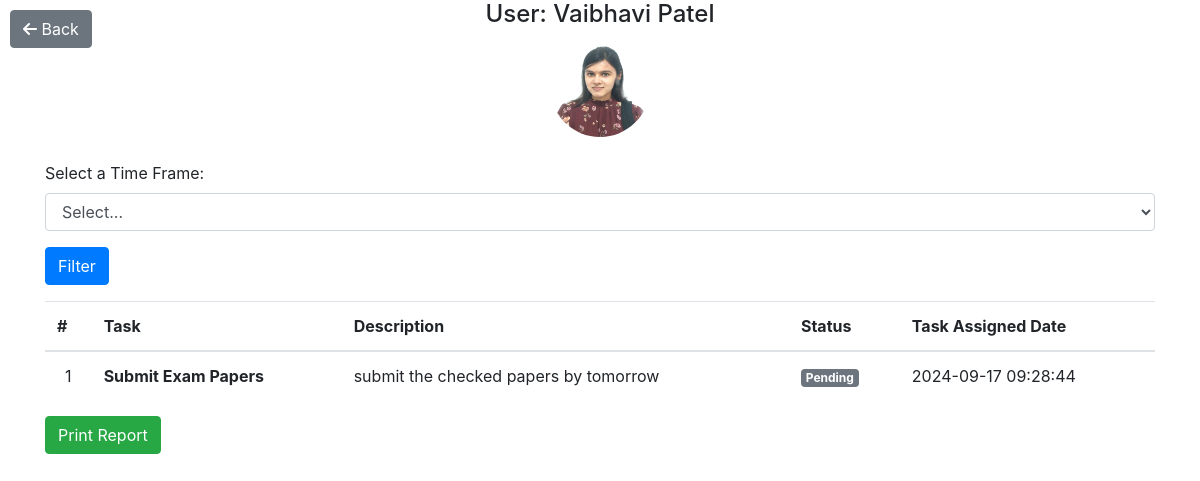
The app's page /employee_report.php?user_id=6, older data.
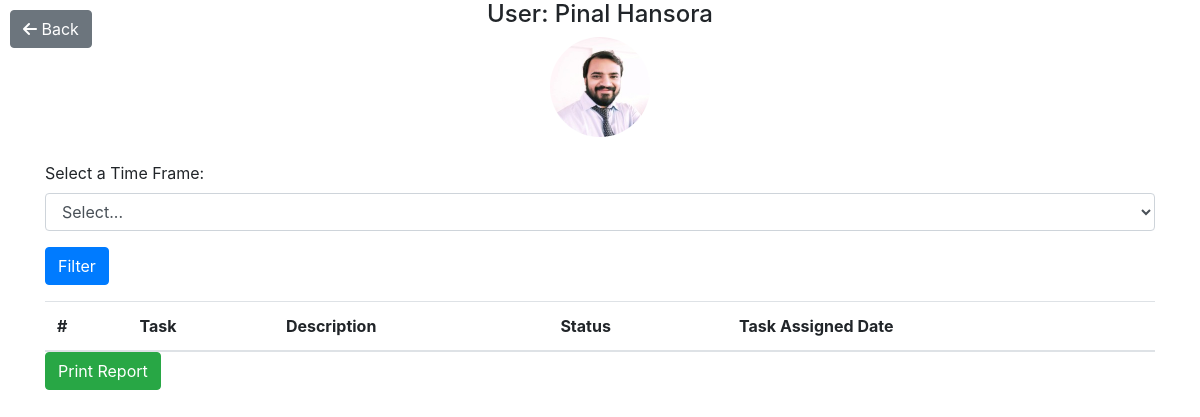
The same page, newer data.
### tables this page shows
CREATE TABLE `users` (
  `id` int(30) NOT NULL,
  `firstname` varchar(200) NOT NULL,
  `lastname` varchar(200) NOT NULL,
  `email` varchar(200) NOT NULL,
  `password` text NOT NULL,
  `type` tinyint(1) NOT NULL DEFAULT 2 COMMENT '1 = admin, 2 = staff',
  `avatar` text NOT NULL DEFAULT 'no-image-available.png',
  `date_created` datetime NOT NULL DEFAULT current_timestamp()
);

CREATE TABLE `task_list` (
  `id` int(30) NOT NULL,
  `project_id` int(30) NOT NULL,
  `task` varchar(200) NOT NULL,
  `description` text NOT NULL,
  `status` tinyint(4) NOT NULL,
  `date_created` datetime NOT NULL DEFAULT current_timestamp()
);

### employee_report.php (the view, shortened to what this page needs)
<?php
$mysqli = new mysqli("localhost", "root", "", "tms_db");
$user_id = isset($_GET['user_id']) ? intval($_GET['user_id']) : 5;
$date_condition = '';
$query = "
    SELECT t.id, t.task, t.description, t.status, t.date_created, u.firstname, u.lastname, u.avatar
    FROM task_list t
    JOIN project_list p ON p.id = t.project_id
    JOIN users u ON u.id = p.user_ids
    WHERE FIND_IN_SET('$user_id', p.user_ids) > 0" . $date_condition . "
    ORDER BY t.task ASC
";
$result = $mysqli->query($query);
$user_query = "SELECT firstname, lastname, avatar FROM users WHERE id = '$user_id'";
$user_result = $mysqli->query($user_query);
if ($user_result && $user_result->num_rows > 0) {
    $user_data = $user_result->fetch_assoc();
} else {
    $user_data = [
        'firstname' => 'Unknown',
        'lastname' => 'User',
        'avatar' => 'default-avatar.png'
    ];
}
?>
<!DOCTYPE html>
<html lang="en">
<head>
    <link rel="stylesheet" href="https://stackpath.bootstrapcdn.com/bootstrap/4.5.2/css/bootstrap.min.css">
</head>
<body>
<div class="container">
    <a href="index.php?page=reports" class="btn btn-secondary back-button">
        <i class="fas fa-arrow-left"></i> Back
    </a>
    <div class="text-center mb-4">
        <h4>User: <?php echo ucwords($user_data['firstname'] . ' ' . $user_data['lastname']); ?></h4>
        <img src="assets/uploads/<?php echo $user_data['avatar']; ?>" alt="User's Photo" class="user-avatar" style="width: 100px; height: 100px; border-radius: 50%;">
    </div>
    <form method="GET" action="employee_report.php" class="mb-3">
    <div class="form-group">
        <label for="timeFrame">Select a Time Frame:</label>
        <select name="time_frame" class="form-control">
            <option value="">Select...</option>
        </select>
    </div>
    <button type="submit" class="btn btn-primary">Filter</button>
</form>
    <div class="card-body p-0">
        <div class="table-responsive" id="printable">
            <table class="table table-condensed m-0 table-hover">
                <thead>
                    <tr>
                        <th>#</th>
                        <th>Task</th>
                        <th>Description</th>
                        <th>Status</th>
                        <th>Task Assigned Date</th>
                    </tr>
                </thead>
                <tbody>
                    <?php
                    $i = 1;
                    while($row = $result->fetch_assoc()):
                        $trans = get_html_translation_table(HTML_ENTITIES, ENT_QUOTES);
                        unset($trans["\""], $trans["<"], $trans[">"], $trans["<h2"]);
                        $desc = strtr(html_entity_decode($row['description']), $trans);
                        $desc = str_replace(array("<li>", "</li>"), array("", ", "), $desc);
                    ?>
                    <tr>
                        <td class="text-center"><?php echo $i++ ?></td>
                        <td><b><?php echo ucwords($row['task']) ?></b></td>
                        <td><p class="full-description"><?php echo strip_tags($desc) ?></p></td>
                        <td>
                            <?php
                            if($row['status'] == 1){
                                echo "<span class='badge badge-secondary'>Pending</span>";
                            } elseif($row['status'] == 2){
                                echo "<span class='badge badge-primary'>On-Progress</span>";
                            } elseif($row['status'] == 3){
                                echo "<span class='badge badge-success'>Done</span>";
                            }
                            ?>
                        </td>
                        <td><?php echo $row['date_created']; ?></td>
                    </tr>
                    <?php endwhile; ?>
                </tbody>
            </table>
        </div>
    </div>
    <button id="printBtn" class="btn btn-success">Print Report</button>
</div>
</body>
</html>

### employee_report.php (style rules this page uses)
.back-button { position: fixed; top: 10px; left: 10px; z-index: 1000; }
.full-description { white-space: normal; overflow: visible; text-overflow: clip; }

Row changes from the older to the newer data that the page shows:
no longer on this page (row unchanged): task_list: task "Submit Exam Papers", description "submit the checked papers by tomorrow", status "Pending", date_created "2024-09-17 09:28:44"
changed users: firstname+lastname "Vaibhavi Patel" → "Pinal Hansora"; avatar: a different picture
